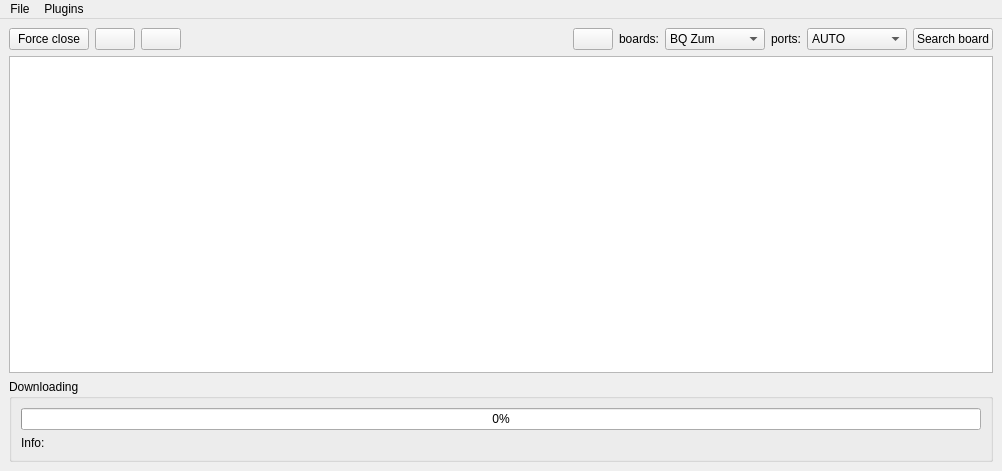
<?xml version="1.0" encoding="UTF-8"?>
<ui version="4.0">
 <class>Web2board</class>
 <widget class="QMainWindow" name="Web2board">
  <property name="geometry">
   <rect>
    <x>0</x>
    <y>0</y>
    <width>1002</width>
    <height>471</height>
   </rect>
  </property>
  <property name="windowTitle">
   <string>Web2board</string>
  </property>
  <widget class="QWidget" name="centralwidget">
   <layout class="QVBoxLayout" name="verticalLayout_2">
    <item>
     <layout class="QHBoxLayout" name="horizontalLayout">
      <item>
       <widget class="QPushButton" name="forceCloseButton">
        <property name="toolTip">
         <string>Totally close web2board</string>
        </property>
        <property name="text">
         <string>Force close</string>
        </property>
       </widget>
      </item>
      <item>
       <widget class="QPushButton" name="settingsButton">
        <property name="toolTip">
         <string>Open settings window</string>
        </property>
        <property name="text">
         <string/>
        </property>
       </widget>
      </item>
      <item>
       <widget class="QPushButton" name="serialMonitorButton">
        <property name="toolTip">
         <string>open serial monitor</string>
        </property>
        <property name="text">
         <string/>
        </property>
       </widget>
      </item>
      <item>
       <spacer name="horizontalSpacer_2">
        <property name="orientation">
         <enum>Qt::Horizontal</enum>
        </property>
        <property name="sizeHint" stdset="0">
         <size>
          <width>40</width>
          <height>20</height>
         </size>
        </property>
       </spacer>
      </item>
      <item>
       <widget class="QPushButton" name="clean">
        <property name="toolTip">
         <string>Clean the console</string>
        </property>
        <property name="text">
         <string/>
        </property>
       </widget>
      </item>
      <item>
       <widget class="QLabel" name="label_2">
        <property name="text">
         <string>boards:</string>
        </property>
       </widget>
      </item>
      <item>
       <widget class="QComboBox" name="boards">
        <property name="minimumSize">
         <size>
          <width>100</width>
          <height>0</height>
         </size>
        </property>
        <item>
         <property name="text">
          <string>BQ Zum</string>
         </property>
        </item>
        <item>
         <property name="text">
          <string>freeduino</string>
         </property>
        </item>
        <item>
         <property name="text">
          <string>Arduino uno</string>
         </property>
        </item>
       </widget>
      </item>
      <item>
       <widget class="QLabel" name="label">
        <property name="text">
         <string>ports:</string>
        </property>
       </widget>
      </item>
      <item>
       <widget class="QComboBox" name="ports">
        <property name="minimumSize">
         <size>
          <width>100</width>
          <height>0</height>
         </size>
        </property>
        <item>
         <property name="text">
          <string>AUTO</string>
         </property>
        </item>
       </widget>
      </item>
      <item>
       <widget class="QPushButton" name="searchPorts">
        <property name="toolTip">
         <string>Search usb ports and connected board</string>
        </property>
        <property name="text">
         <string>Search board</string>
        </property>
       </widget>
      </item>
     </layout>
    </item>
    <item>
     <widget class="QTextEdit" name="console">
      <property name="readOnly">
       <bool>true</bool>
      </property>
     </widget>
    </item>
    <item>
     <widget class="QGroupBox" name="updateGroupbox">
      <property name="title">
       <string>Downloading</string>
      </property>
      <layout class="QVBoxLayout" name="verticalLayout_3">
       <item>
        <widget class="QProgressBar" name="progressBar">
         <property name="value">
          <number>0</number>
         </property>
        </widget>
       </item>
       <item>
        <widget class="QLabel" name="info">
         <property name="text">
          <string>Info:</string>
         </property>
        </widget>
       </item>
      </layout>
     </widget>
    </item>
   </layout>
  </widget>
  <widget class="QMenuBar" name="menuBar">
   <property name="geometry">
    <rect>
     <x>0</x>
     <y>0</y>
     <width>1002</width>
     <height>21</height>
    </rect>
   </property>
   <widget class="QMenu" name="menuTest">
    <property name="title">
     <string>File</string>
    </property>
    <addaction name="actionSettings"/>
    <addaction name="separator"/>
    <addaction name="actionForceClose"/>
   </widget>
   <widget class="QMenu" name="menuPlugins_2">
    <property name="title">
     <string>Plugins</string>
    </property>
    <addaction name="actionSerialMonitor"/>
   </widget>
   <addaction name="menuTest"/>
   <addaction name="menuPlugins_2"/>
  </widget>
  <action name="actionPlugins">
   <property name="text">
    <string>Plugins</string>
   </property>
  </action>
  <action name="actionSerialMonitor">
   <property name="text">
    <string>SerialMonitor</string>
   </property>
   <property name="toolTip">
    <string>Serial monitor</string>
   </property>
  </action>
  <action name="actionSettings">
   <property name="text">
    <string>Settings</string>
   </property>
  </action>
  <action name="actionAbout">
   <property name="text">
    <string>About</string>
   </property>
  </action>
  <action name="actionForceClose">
   <property name="text">
    <string>Force close</string>
   </property>
  </action>
 </widget>
 <resources/>
 <connections/>
</ui>
